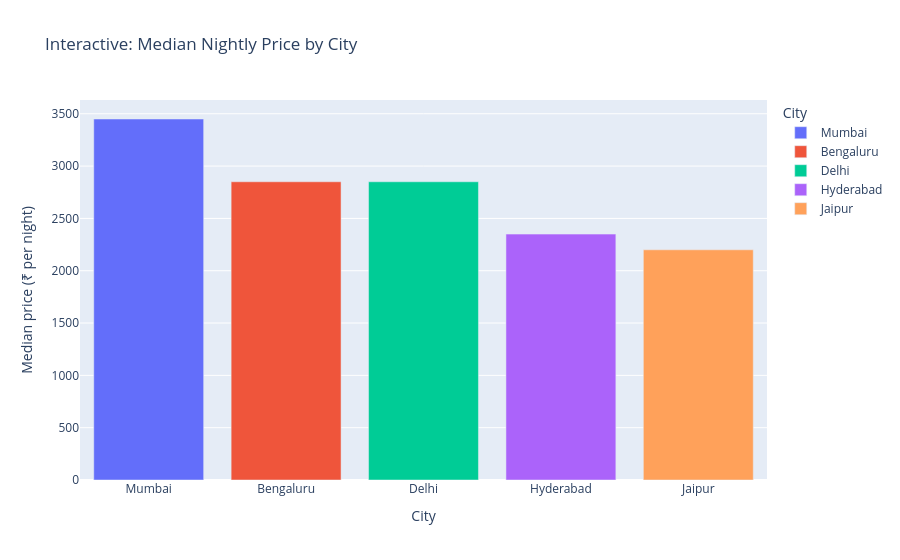
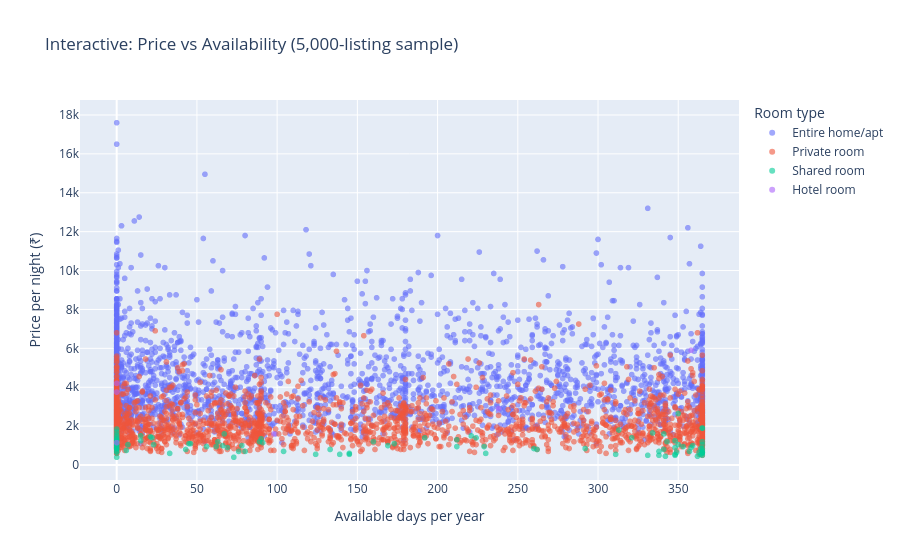

Source (notebook cell) for these figures, in order:
### Markdown cell above
**D. Code explanation:** These two charts from the original notebook are interactive: hover over a bar or point to see exact values. They render in Colab and Jupyter; GitHub's static preview may not show them.

### Code cell
fig = px.bar(city_price_analysis, x="city", y="Median_Price", color="city",
             hover_data=["Total_Listings", "Average_Price", "Maximum_Price"],
             title="Interactive: Median Nightly Price by City",
             labels={"city": "City", "Median_Price": "Median price (₹ per night)"})
fig.show()

fig = px.scatter(sample_5k, x="availability_365", y=TARGET, color="room_type", opacity=0.6,
                 hover_data=["city", "neighbourhood", "number_of_reviews"],
                 title="Interactive: Price vs Availability (5,000-listing sample)",
                 labels={"availability_365": "Available days per year",
                         TARGET: "Price per night (₹)", "room_type": "Room type"})
fig.show()

### Figure 1 — Plotly figure (JSON) as saved in the notebook; plotly's stock layout.template omitted (floating-point values rounded to 4 significant figures)
{"data": [{"customdata": [[22400.0, 3940.0, 23500.0]], "hovertemplate": "City=%{x}<br>Median price (₹ per night)=%{y}<br>Total_Listings=%{customdata[0]}<br>Average_Price=%{customdata[1]}<br>Maximum_Price=%{customdata[2]}<extra></extra>", "legendgroup": "Mumbai", "marker": {"color": "#636efa", "pattern": {"shape": ""}}, "name": "Mumbai", "orientation": "v", "showlegend": true, "textposition": "auto", "type": "bar", "x": ["Mumbai"], "xaxis": "x", "y": [3450.0], "yaxis": "y"}, {"customdata": [[20600.0, 3254.0, 17900.0]], "hovertemplate": "City=%{x}<br>Median price (₹ per night)=%{y}<br>Total_Listings=%{customdata[0]}<br>Average_Price=%{customdata[1]}<br>Maximum_Price=%{customdata[2]}<extra></extra>", "legendgroup": "Bengaluru", "marker": {"color": "#EF553B", "pattern": {"shape": ""}}, "name": "Bengaluru", "orientation": "v", "showlegend": true, "textposition": "auto", "type": "bar", "x": ["Bengaluru"], "xaxis": "x", "y": [2850.0], "yaxis": "y"}, {"customdata": [[24580.0, 3252.0, 19300.0]], "hovertemplate": "City=%{x}<br>Median price (₹ per night)=%{y}<br>Total_Listings=%{customdata[0]}<br>Average_Price=%{customdata[1]}<br>Maximum_Price=%{customdata[2]}<extra></extra>", "legendgroup": "Delhi", "marker": {"color": "#00cc96", "pattern": {"shape": ""}}, "name": "Delhi", "orientation": "v", "showlegend": true, "textposition": "auto", "type": "bar", "x": ["Delhi"], "xaxis": "x", "y": [2850.0], "yaxis": "y"}, {"customdata": [[16650.0, 2669.0, 14500.0]], "hovertemplate": "City=%{x}<br>Median price (₹ per night)=%{y}<br>Total_Listings=%{customdata[0]}<br>Average_Price=%{customdata[1]}<br>Maximum_Price=%{customdata[2]}<extra></extra>", "legendgroup": "Hyderabad", "marker": {"color": "#ab63fa", "pattern": {"shape": ""}}, "name": "Hyderabad", "orientation": "v", "showlegend": true, "textposition": "auto", "type": "bar", "x": ["Hyderabad"], "xaxis": "x", "y": [2350.0], "yaxis": "y"}, {"customdata": [[18370.0, 2500.0, 12550.0]], "hovertemplate": "City=%{x}<br>Median price (₹ per night)=%{y}<br>Total_Listings=%{customdata[0]}<br>Average_Price=%{customdata[1]}<br>Maximum_Price=%{customdata[2]}<extra></extra>", "legendgroup": "Jaipur", "marker": {"color": "#FFA15A", "pattern": {"shape": ""}}, "name": "Jaipur", "orientation": "v", "showlegend": true, "textposition": "auto", "type": "bar", "x": ["Jaipur"], "xaxis": "x", "y": [2200.0], "yaxis": "y"}], "layout": {"barmode": "relative", "legend": {"title": {"text": "City"}, "tracegroupgap": 0}, "title": {"text": "Interactive: Median Nightly Price by City"}, "xaxis": {"anchor": "y", "categoryarray": ["Mumbai", "Bengaluru", "Delhi", "Hyderabad", "Jaipur"], "categoryorder": "array", "domain": [0.0, 1.0], "title": {"text": "City"}}, "yaxis": {"anchor": "x", "domain": [0.0, 1.0], "title": {"text": "Median price (₹ per night)"}}}}

### Figure 2 — Plotly figure (JSON) as saved in the notebook; plotly's stock layout.template omitted (floating-point values rounded to 4 significant figures; data arrays with more than 128 entries replaced by an {"elided": "..."} marker saying what was removed)
{"data": [{"customdata": {"elided": "2617x3 mixed values"}, "hovertemplate": "Room type=Entire home/apt<br>Available days per year=%{x}<br>Price per night (₹)=%{y}<br>city=%{customdata[0]}<br>neighbourhood=%{customdata[1]}<br>number_of_reviews=%{customdata[2]}<extra></extra>", "legendgroup": "Entire home/apt", "marker": {"color": "#636efa", "opacity": 0.6, "symbol": "circle"}, "mode": "markers", "name": "Entire home/apt", "showlegend": true, "type": "scattergl", "x": {"elided": "2617 float values"}, "xaxis": "x", "y": {"elided": "2617 float values"}, "yaxis": "y"}, {"customdata": {"elided": "2275x3 mixed values"}, "hovertemplate": "Room type=Private room<br>Available days per year=%{x}<br>Price per night (₹)=%{y}<br>city=%{customdata[0]}<br>neighbourhood=%{customdata[1]}<br>number_of_reviews=%{customdata[2]}<extra></extra>", "legendgroup": "Private room", "marker": {"color": "#EF553B", "opacity": 0.6, "symbol": "circle"}, "mode": "markers", "name": "Private room", "showlegend": true, "type": "scattergl", "x": {"elided": "2275 float values"}, "xaxis": "x", "y": {"elided": "2275 float values"}, "yaxis": "y"}, {"customdata": {"elided": "102x3 mixed values"}, "hovertemplate": "Room type=Shared room<br>Available days per year=%{x}<br>Price per night (₹)=%{y}<br>city=%{customdata[0]}<br>neighbourhood=%{customdata[1]}<br>number_of_reviews=%{customdata[2]}<extra></extra>", "legendgroup": "Shared room", "marker": {"color": "#00cc96", "opacity": 0.6, "symbol": "circle"}, "mode": "markers", "name": "Shared room", "showlegend": true, "type": "scattergl", "x": [348.0, 331.0, 341.0, 78.0, 0.0, 338.0, 365.0, 365.0, 313.0, 0.0, 342.0, 260.0, 133.0, 90.0, 365.0, 311.0, 73.0, 76.0, 160.0, 0.0, 363.0, 262.0, 46.0, 69.0, 22.0, 365.0, 0.0, 0.0, 56.0, 0.0, 15.0, 89.0, 0.0, 0.0, 6.0, 145.0, 0.0, 62.0, 0.0, 7.0, 67.0, 0.0, 338.0, 365.0, 348.0, 365.0, 230.0, 0.0, 348.0, 349.0, 365.0, 359.0, 43.0, 80.0, 321.0, 0.0, 348.0, 0.0, 33.0, 229.0, 365.0, 334.0, 0.0, 66.0, 350.0, 341.0, 45.0, 365.0, 212.0, 350.0, 104.0, 212.0, 0.0, 15.0, 358.0, 169.0, 353.0, 221.0, 0.0, 0.0, 224.0, 0.0, 21.0, 365.0, 23.0, 124.0, 139.0, 63.0, 0.0, 0.0, 365.0, 192.0, 145.0, 0.0, 362.0, 364.0, 292.0, 173.0, 91.0, 357.0, 343.0, 364.0], "xaxis": "x", "y": [900.0, 500.0, 1600.0, 1000.0, 1850.0, 700.0, 850.0, 650.0, 1800.0, 650.0, 450.0, 850.0, 800.0, 1350.0, 1900.0, 550.0, 400.0, 700.0, 1200.0, 850.0, 650.0, 800.0, 1100.0, 900.0, 1400.0, 650.0, 1050.0, 850.0, 950.0, 850.0, 1500.0, 1200.0, 1000.0, 850.0, 750.0, 550.0, 1250.0, 950.0, 1000.0, 1050.0, 1600.0, 1700.0, 500.0, 650.0, 500.0, 500.0, 600.0, 1450.0, 1250.0, 650.0, 750.0, 1000.0, 800.0, 700.0, 1400.0, 1300.0, 550.0, 1150.0, 600.0, 950.0, 600.0, 1650.0, 700.0, 1000.0, 1050.0, 800.0, 1100.0, 1050.0, 950.0, 2650.0, 700.0, 1300.0, 850.0, 1250.0, 900.0, 1000.0, 950.0, 1500.0, 1350.0, 400.0, 1400.0, 1250.0, 1450.0, 1200.0, 1050.0, 550.0, 550.0, 1200.0, 1050.0, 1050.0, 1900.0, 1400.0, 600.0, 1550.0, 450.0, 850.0, 850.0, 1100.0, 1150.0, 700.0, 1200.0, 550.0], "yaxis": "y"}, {"customdata": [["Delhi", "South Extension", 5.0], ["Mumbai", "Dadar", 63.0], ["Delhi", "Aerocity", 79.0], ["Hyderabad", "Jubilee Hills", 68.0], ["Delhi", "Greater Kailash", 11.0], ["Delhi", "Hauz Khas", 62.0]], "hovertemplate": "Room type=Hotel room<br>Available days per year=%{x}<br>Price per night (₹)=%{y}<br>city=%{customdata[0]}<br>neighbourhood=%{customdata[1]}<br>number_of_reviews=%{customdata[2]}<extra></extra>", "legendgroup": "Hotel room", "marker": {"color": "#ab63fa", "opacity": 0.6, "symbol": "circle"}, "mode": "markers", "name": "Hotel room", "showlegend": true, "type": "scattergl", "x": [358.0, 0.0, 0.0, 238.0, 98.0, 0.0], "xaxis": "x", "y": [5900.0, 1150.0, 4200.0, 2900.0, 1600.0, 3750.0], "yaxis": "y"}], "layout": {"legend": {"title": {"text": "Room type"}, "tracegroupgap": 0}, "title": {"text": "Interactive: Price vs Availability (5,000-listing sample)"}, "xaxis": {"anchor": "y", "domain": [0.0, 1.0], "title": {"text": "Available days per year"}}, "yaxis": {"anchor": "x", "domain": [0.0, 1.0], "title": {"text": "Price per night (₹)"}}}}
